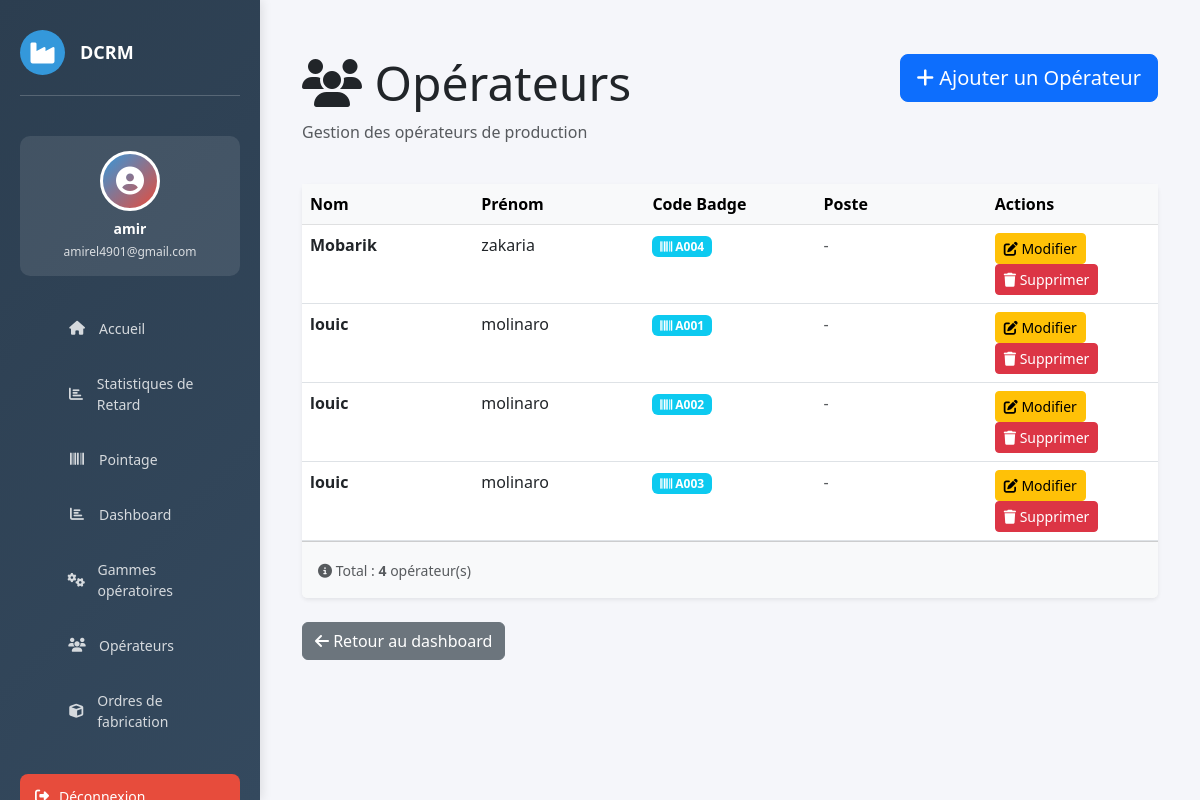
Screenshot of /operateurs/ (signed in) with the database file from the repository.
### website/models.py (models this page shows, shortened)
class Operateur(models.Model):
    nom        = models.CharField(max_length=100)
    prenom     = models.CharField(max_length=100)
    code_badge = models.CharField(max_length=50, unique=True)
    poste      = models.CharField(max_length=100, blank=True)

### website/views.py (the view)
# urls.py: path('operateurs/', views.operateurs_list, name='operateur_list'),
@login_required(login_url='home')
def operateurs_list(request):
    operateurs = Operateur.objects.all().order_by('nom')
    context = {
        'operateurs': operateurs,
    }
    return render(request, 'operateur/operateur_list.html', context)

### website/templates/operateur/operateur_list.html (shortened to what this page needs)
{% extends 'base.html' %}
{% load static %}
{% block content %}
<div class="container-fluid mt-4">
    <div class="row mb-4">
        <div class="col-md-8">
            <h1 class="display-5">
                <i class="fas fa-users"></i> Opérateurs
            </h1>
            <p class="text-muted">Gestion des opérateurs de production</p>
        </div>
        <div class="col-md-4 text-end">
            <a href="{% url 'ajouter_operateur' %}" class="btn btn-primary btn-lg">
                <i class="fas fa-plus"></i> Ajouter un Opérateur
            </a>
        </div>
    </div>
    <div class="card border-0 shadow-sm">
        <div class="card-body p-0">
            {% if operateurs %}
                <div class="table-responsive">
                    <table class="table table-hover mb-0">
                        <thead class="table-light">
                            <tr>
                                <th style="width: 20%">Nom</th>
                                <th style="width: 20%">Prénom</th>
                                <th style="width: 20%">Code Badge</th>
                                <th style="width: 20%">Poste</th>
                                <th style="width: 20%">Actions</th>
                            </tr>
                        </thead>
                        <tbody>
                            {% for operateur in operateurs %}
                            <tr>
                                <td>
                                    <strong>{{ operateur.nom }}</strong>
                                </td>
                                <td>
                                    {{ operateur.prenom }}
                                </td>
                                <td>
                                    <span class="badge bg-info">
                                        <i class="fas fa-barcode"></i> {{ operateur.code_badge }}
                                    </span>
                                </td>
                                <td>
                                    {% if operateur.poste %}
                                        <span class="badge bg-secondary">{{ operateur.poste }}</span>
                                    {% else %}
                                        <span class="text-muted">-</span>
                                    {% endif %}
                                </td>
                                <td>
                                    <a href="{% url 'modifier_operateur' operateur.id %}"
                                       class="btn btn-sm btn-warning"
                                       title="Modifier">
                                        <i class="fas fa-edit"></i> Modifier
                                    </a>
                                    <a href="{% url 'supprimer_operateur' operateur.id %}"
                                       class="btn btn-sm btn-danger"
                                       title="Supprimer"
                                       onclick="return confirm('Êtes-vous sûr de vouloir supprimer cet opérateur ?');">
                                        <i class="fas fa-trash"></i> Supprimer
                                    </a>
                                </td>
                            </tr>
                            {% endfor %}
                        </tbody>
                    </table>
                </div>
                <div class="card-footer bg-light p-3">
                    <small class="text-muted">
                        <i class="fas fa-info-circle"></i>
                        Total : <strong>{{ operateurs.count }}</strong> opérateur(s)
                    </small>
                </div>
            {% endif %}
        </div>
    </div>
    <div class="mt-4">
        <a href="{% url 'dashboard_home' %}" class="btn btn-secondary">
            <i class="fas fa-arrow-left"></i> Retour au dashboard
        </a>
    </div>
</div>
{% endblock %}

### website/templates/base.html (shortened to what this page needs)
{% load static %}
<!DOCTYPE html>
<html lang="fr">
<head>
    <link href="https://cdn.jsdelivr.net/npm/bootstrap@5.3.0/dist/css/bootstrap.min.css" rel="stylesheet">
    <link rel="stylesheet" href="https://cdnjs.cloudflare.com/ajax/libs/font-awesome/6.4.0/css/all.min.css">
</head>
<body>
    {% if user.is_authenticated %}
    <aside class="sidebar">
        <div class="sidebar-header">
            <div class="logo">
                <i class="fas fa-industry"></i>
            </div>
            <h3>DCRM</h3>
        </div>
        <div class="user-profile">
            <div class="user-avatar">
                <i class="fas fa-user-circle"></i>
            </div>
            <h6>{{ user.first_name|default:user.username }}</h6>
            <p>{{ user.email }}</p>
        </div>
        <ul class="sidebar-menu">
            <li>
                <a href="{% url 'dashboard_home' %}">
                    <i class="fas fa-home"></i>
                    <span>Accueil</span>
                </a>
            </li>
             <li>
                <a href="{% url 'list_retard' %}">
                    <i class="fas fa-chart-bar"></i>
                    <span>Statistiques de Retard</span>
                </a>
            </li>
            <li>
                <a href="{% url 'pointage' %}">
                    <i class="fas fa-barcode"></i>
                    <span>Pointage</span>
                </a>
            </li>
            <li>
                <a href="{% url 'dashboard' %}">
                    <i class="fas fa-chart-bar"></i>
                    <span>Dashboard</span>
                </a>
            </li>
            <li>
                <a href="{% url 'gammes_list' %}">
                    <i class="fas fa-cogs"></i>
                    <span>Gammes opératoires</span>
                </a>
            </li>
            <li>
                <a href="{% url 'operateur_list' %}">
                    <i class="fas fa-users"></i>
                    <span>Opérateurs</span>
                </a>
            </li>
            <li>
                <a href="{% url 'of_list' %}">
                    <i class="fas fa-cube"></i>
                    <span>Ordres de fabrication</span>
                </a>
            </li>
        </ul>
        <a href="{% url 'logout' %}" class="logout-btn">
            <i class="fas fa-sign-out-alt"></i>
            <span>Déconnexion</span>
        </a>
    </aside>
    {% endif %}
    <div class="main-content">
        {% block content %}
        {% endblock %}
    </div>
</body>
</html>

### website/templates/base.html (style rules this page uses)
:root { --primary: #2c3e50; --secondary: #3498db; --danger: #e74c3c; --success: #27ae60; --warning: #f39c12; }
* { margin: 0; padding: 0; box-sizing: border-box; }
body { font-family: 'Segoe UI', Tahoma, Geneva, Verdana, sans-serif; background-color: #f5f6fa; }
.sidebar { position: fixed; top: 0; left: 0; height: 100vh; width: 260px; background: linear-gradient(135deg, var(--primary) 0%, #34495e 100%); color: white; padding: 30px 20px; overflow-y: auto; box-shadow: 2px 0 10px rgba(0,0,0,0.1); z-index: 1000; }
.sidebar-header { display: flex; align-items: center; gap: 15px; margin-bottom: 40px; padding-bottom: 20px; border-bottom: 1px solid rgba(255,255,255,0.2); }
.sidebar-header .logo { width: 45px; height: 45px; background: var(--secondary); border-radius: 50%; display: flex; align-items: center; justify-content: center; font-size: 24px; }
.sidebar-header h3 { font-size: 18px; font-weight: 700; margin: 0; }
.user-profile { background: rgba(255,255,255,0.1); padding: 15px; border-radius: 10px; margin-bottom: 30px; text-align: center; }
.user-avatar { width: 60px; height: 60px; background: linear-gradient(135deg, var(--secondary), var(--danger)); border-radius: 50%; margin: 0 auto 10px; display: flex; align-items: center; justify-content: center; font-size: 28px; border: 3px solid white; }
.user-profile h6 { margin: 10px 0 5px; font-weight: 600; font-size: 14px; }
.user-profile p { margin: 0; font-size: 12px; opacity: 0.8; }
.sidebar-menu { list-style: none; margin-bottom: 30px; }
.sidebar-menu li { margin-bottom: 10px; }
.sidebar-menu a { display: flex; align-items: center; gap: 12px; padding: 12px 15px; color: rgba(255,255,255,0.8); text-decoration: none; border-radius: 8px; transition: all 0.3s ease; font-size: 14px; }
.sidebar-menu i { width: 20px; text-align: center; }
.logout-btn { display: flex; align-items: center; gap: 10px; width: 100%; padding: 12px 15px; background: var(--danger); color: white; border: none; border-radius: 8px; cursor: pointer; font-size: 14px; transition: all 0.3s ease; text-align: left; }
.main-content { margin-left: 260px; padding: 30px; min-height: 100vh; }

### rows the page displays
Operateur: nom "Mobarik", prenom "zakaria", code_badge "A004"
Operateur: nom "louic", prenom "molinaro", code_badge "A001"
Operateur: nom "louic", prenom "molinaro", code_badge "A002"
Operateur: nom "louic", prenom "molinaro", code_badge "A003"

### other values shown
{{ user.first_name|default:user.username }} "amir"
{{ user.email }} "amirel4901@gmail.com"
{{ operateurs.count }} "4"
